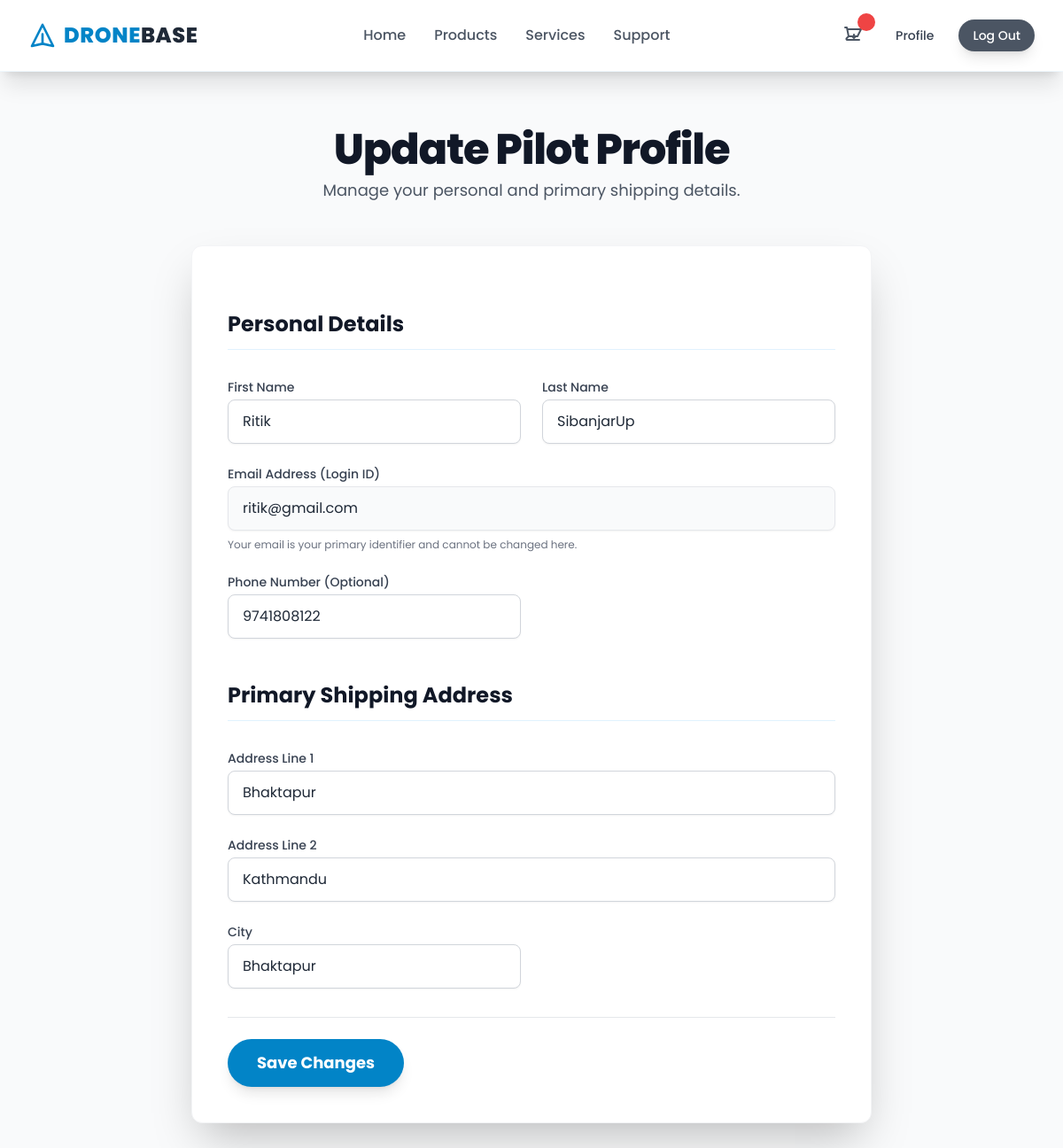
/profile-edit/ (signed in), run on the app's committed database.
### users/models.py (models this page shows, shortened)
class CustomUser(AbstractUser):
    username = None
    email = models.EmailField(gettext_lazy("email address"), unique=True)
    phone_no = models.IntegerField(null=True, validators=[MaxLengthValidator(10)])
    updated_at = models.DateTimeField(auto_now=True)
    USERNAME_FIELD = "email"
    REQUIRED_FIELDS = []
    objects = CustomUserManager()

class UserAddress(models.Model):
    user = models.OneToOneField(CustomUser, on_delete=models.CASCADE)
    address_1 = models.TextField(max_length=100)
    address_2 = models.TextField(max_length=100, null=True)
    city = models.TextField(max_length=100)

### users/views.py (the view, shortened to what this page needs)
# urls.py: path("profile-edit/", views.profile_edit, name="profile_edit"),
def profile_edit(request):
    try:
        user_address = UserAddress.objects.get(user=request.user)
    except UserAddress.DoesNotExist:
        user_address = {}
    return render(
        request, "users/profile_edit.html", {"user_address": user_address}
    )

### templates/users/profile_edit.html (shortened to what this page needs)
{% extends "base.html" %}
{% load static %}
{% block content %}
<div class="bg-gray-50 min-h-screen py-16 px-4 sm:px-6 lg:px-8">
  <div class="max-w-3xl mx-auto">
    <div class="text-center mb-12">
      <h1 class="text-4xl sm:text-5xl font-extrabold text-gray-900 tracking-tight mb-2">
        Update Pilot Profile
      </h1>
      <p class="text-lg text-gray-600">Manage your personal and primary shipping details.</p>
    </div>
    <div class="bg-white rounded-xl shadow-2xl p-8 lg:p-10 border border-gray-100">
      <form method="POST" action="{% url 'profile_edit' %}" class="space-y-8">
        <h2 class="text-2xl font-bold text-gray-900 mb-6 border-b pb-3 border-sky-100">
          Personal Details
        </h2>
        <div class="grid grid-cols-1 md:grid-cols-2 gap-6">
          <div>
            <label for="first_name" class="block text-sm font-medium text-gray-700 mb-1">First Name</label>
            <input type="text" name="first_name" id="first_name" value="{{ request.user.first_name }}" required
                   class="block w-full px-4 py-3 border border-gray-300 rounded-lg shadow-sm focus:ring-sky-500 focus:border-sky-500 transition duration-150">
          </div>
          <div>
            <label for="last_name" class="block text-sm font-medium text-gray-700 mb-1">Last Name</label>
            <input type="text" name="last_name" id="last_name" value="{{ request.user.last_name }}" required
                   class="block w-full px-4 py-3 border border-gray-300 rounded-lg shadow-sm focus:ring-sky-500 focus:border-sky-500 transition duration-150">
          </div>
          <div class="md:col-span-2">
            <label for="email" class="block text-sm font-medium text-gray-700 mb-1">Email Address (Login ID)</label>
            <input type="email" name="email" id="email" value="{{ request.user.email }}" readonly disabled
                   class="block w-full px-4 py-3 border border-gray-200 bg-gray-50 rounded-lg shadow-sm cursor-not-allowed">
            <p class="mt-2 text-xs text-gray-500">Your email is your primary identifier and cannot be changed here.</p>
          </div>
          <div>
            <label for="phone" class="block text-sm font-medium text-gray-700 mb-1">Phone Number (Optional)</label>
            <input type="tel" name="phone" id="phone" value="{% if request.user.phone_no %}{{ request.user.phone_no }}{% endif %}"
                   class="block w-full px-4 py-3 border border-gray-300 rounded-lg shadow-sm focus:ring-sky-500 focus:border-sky-500 transition duration-150">
          </div>
        </div>
        <h2 class="text-2xl font-bold text-gray-900 mb-6 border-b pt-4 pb-3 border-sky-100">
          Primary Shipping Address
        </h2>
        <div class="grid grid-cols-1 md:grid-cols-2 gap-6">
            <div class="md:col-span-2">
              <label for="address_line1" class="block text-sm font-medium text-gray-700 mb-1">Address Line 1</label>
              <input type="text" name="address_1" id="address_line1" value="{% if user_address.address_1 %}{{ user_address.address_1 }}{% endif %}"
                     class="block w-full px-4 py-3 border border-gray-300 rounded-lg shadow-sm focus:ring-sky-500 focus:border-sky-500 transition duration-150">
            </div>
            <div class="md:col-span-2">
              <label for="address_line1" class="block text-sm font-medium text-gray-700 mb-1">Address Line 2</label>
              <input type="text" name="address_2" id="address_line1" value="{% if user_address.address_2 %}{{ user_address.address_2 }}{% endif %}"
                     class="block w-full px-4 py-3 border border-gray-300 rounded-lg shadow-sm focus:ring-sky-500 focus:border-sky-500 transition duration-150">
            </div>
            <div>
                <label for="city" class="block text-sm font-medium text-gray-700 mb-1">City</label>
                <input type="text" name="city" id="city" value="{% if user_address.city %}{{ user_address.city }}{% endif %}"
                       class="block w-full px-4 py-3 border border-gray-300 rounded-lg shadow-sm focus:ring-sky-500 focus:border-sky-500 transition duration-150">
            </div>
        </div>
        <div class="pt-6 border-t border-gray-200">
          <button type="submit"
                  class="w-full sm:w-auto inline-flex justify-center py-3 px-8 border border-transparent rounded-full shadow-lg text-lg font-bold text-white bg-sky-600 hover:bg-sky-700 transition duration-300 focus:outline-none focus:ring-4 focus:ring-offset-2 focus:ring-sky-500">
            Save Changes
          </button>
        </div>
      </form>
    </div>
  </div>
</div>
{% endblock %}

### templates/base.html (style rules this page uses)
body { font-family: 'Poppins', sans-serif; }

### data on the page
CustomUser: first_name "Ritik", last_name "SibanjarUp", email "ritik@gmail.com", phone "9741808122"
UserAddress: address_1 "Bhaktapur", address_2 "Kathmandu", city "Bhaktapur"
